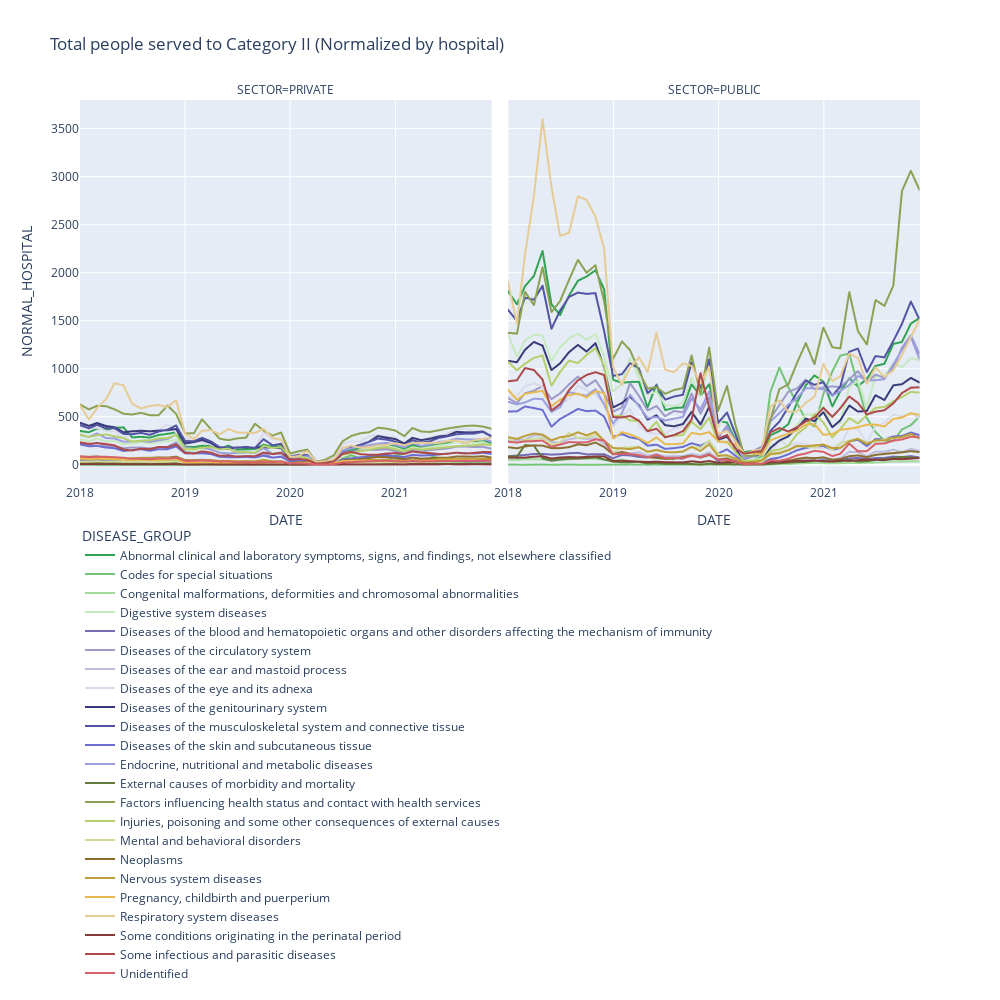

Write notebook code for a chart like this one.
### Code cell
fig = px.line(data_temp, 
                 x="DATE", 
                 y="NORMAL_HOSPITAL", 
                 color="DISEASE_GROUP", 
                 facet_col="SECTOR",
                 width=1000, height=1000,
                 color_discrete_map = dict_colors,
                 title='Total people served to Category ' + CATEGORIA_STUDIO + ' (Normalized by hospital)',
             )

fig.update_layout(legend=dict(yanchor="top",
                              y=-0.1,
                              xanchor="left",
                              x=0
                             ),
                  showlegend=True
                 )

fig.show()
fig.write_html("results/Sector_Normalized_Hospitals_Cat"+CATEGORIA_STUDIO+"_bar.html")
